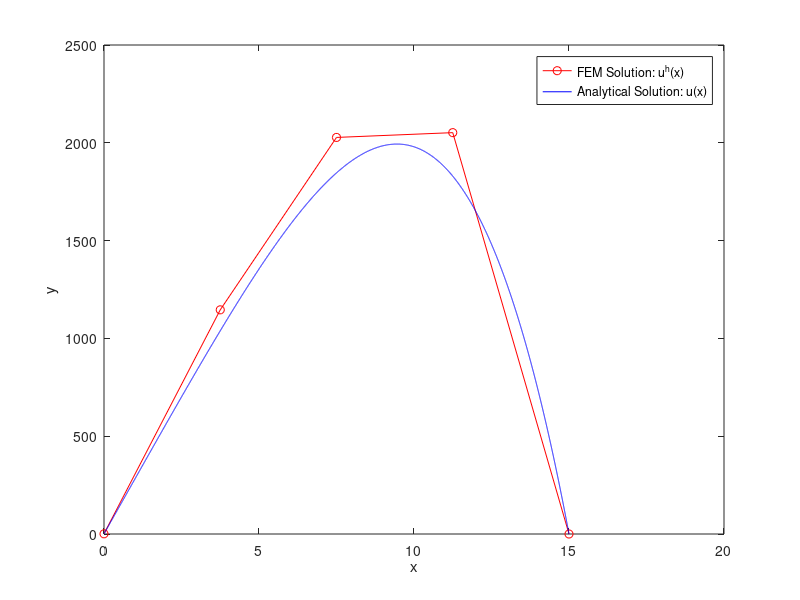

This chart was generated by the following MATLAB code:
L=0;
R=15;
N = 4;             % Number of piecewise linear elements  
U_L = 1;           % BC at x = L
U_R = 0;           % BC at x = R
x = linspace(L,R,N+1)';   % Create set of discrete points x_0,x_1,...,x_N
f = x.^2;         % The f-vector

A = zeros(N-1,N-1); % Initialise the stiffness and mass matrices
M = zeros(N-1,N+1); % and the g-vector
g = zeros(N-1,1);
h = diff(x);  % Step length

% Global Matrix Contruction 

A(1,1) = 1/h(1); 
M(1,1) = h(1)/6;
M(1,2) = h(1)/3;
g(1) = U_L/h(1);


A(N-1,N-1)= 1/h(N);
M(N-1,N) = h(N)/6;
M(N-1,N+1)= h(N)/3;
g(N-1) = U_R/h(N);

% Element matrices without the prefactor h

Ae = [1 -1; -1 1];
Me = [2 1;1 2]/6;

% Loop through elements 2 to N-1
for k = 2:N-1
    A(k-1:k,k-1:k) = A(k-1:k,k-1:k) + Ae/h(k);
    M(k-1:k,k:k+1) = M(k-1:k,k:k+1) + h(k)*Me;
end

% Solve the system of equations
U = [U_L;A\(M*f+g);U_R];  % Solves the system A*U = M*f + g 
                           % with boundary conditions U(L) = U_L, 
                           %                          U(R) = U_R

% Analytic solution 
t=linspace(L,R,10000);   % High resolution 
u = U_L+t.*(1/R)*(R^4/12.0-U_L)-(t.^4/12.0);

% Plot the solution 
plot(x,U,'ro-');  % Finite Elment Solution 
xlabel('x')
ylabel('y')
hold on          % Plot two functions in the same figure
plot(t,u,'b-')   % Analytic Solution
legend('FEM Solution: u^h(x)','Analytical Solution: u(x)')
    